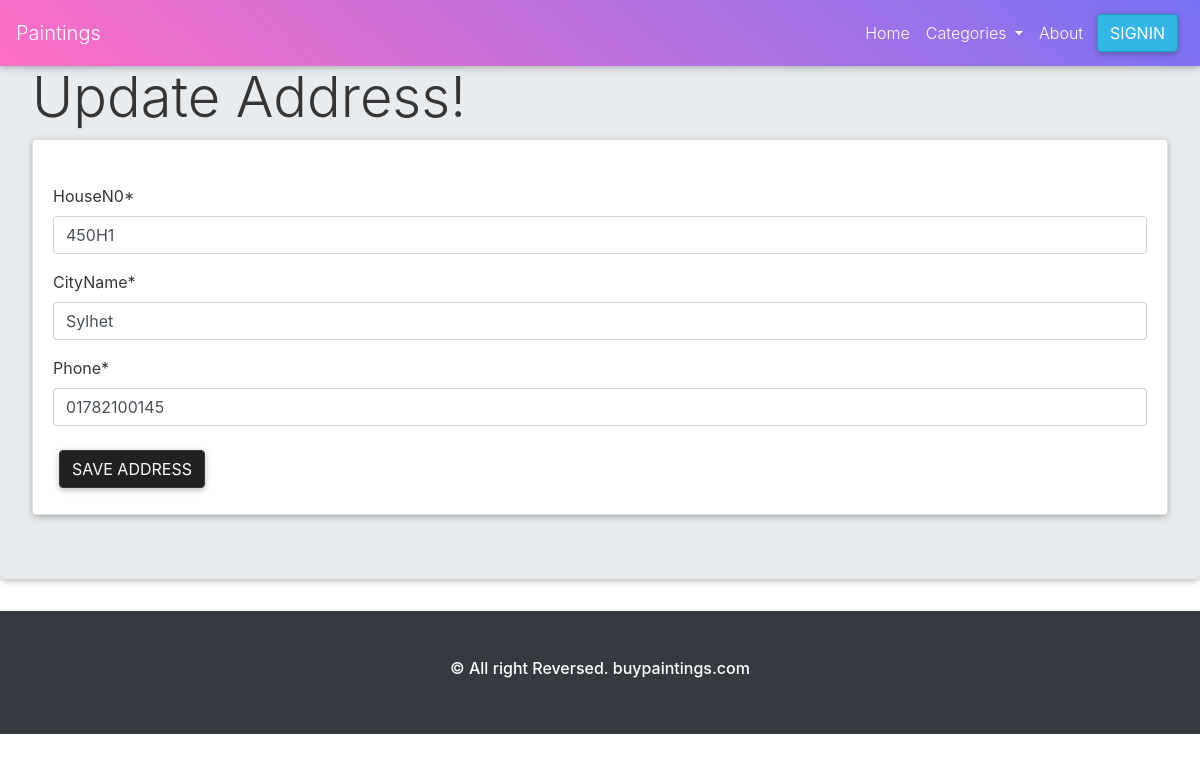
/address_update/1, run on the app's committed database.
### home/models.py (models this page shows, shortened)
class address(models.Model):
    user = models.ForeignKey(User, null=True, on_delete=models.CASCADE)
    houseN0 = models.CharField(max_length=100, null=True)
    cityName = models.CharField(max_length=100, null=True)
    phone = models.CharField(max_length=14, null=True)

### home/views.py (the view, shortened to what this page needs)
# urls.py: path('address_update/<id>', address_form, name='address_update'),
def address_form(request, id=0):
    if request.method == "GET":
        if id == 0:
            form = AddressForm()
        else:
            addr = address.objects.get(id=id)
            form = AddressForm(instance=addr)
        return render(request, "address_form.html", {'form': form})

### home/form.py
class AddressForm(ModelForm):
    class Meta:
        model = address
        fields = ['houseN0', 'cityName', 'phone']

### home/templates/address_form.html (shortened to what this page needs)
{% extends "base.html"%}
{%block content%}
<div class="jumbotron">
    <h1 class="display-4">Update Address!</h1>
    <div class="card">
        {% load crispy_forms_tags %}
      <form class="card-body mt-4" method="POST">
        {{form|crispy}}
        <button type="submit" class="btn btn-dark mt-2">
          Save Address
        </button>
      </form>
    </div>
  </div>
{%endblock content%}

### static/css/style.css (style rules this page uses)
* { padding: 0%; margin: 0%; scroll-behavior: smooth; color: #353535; }

### data on the page
address: houseN0 "450H1", cityName "Sylhet", phone "01782100145"
